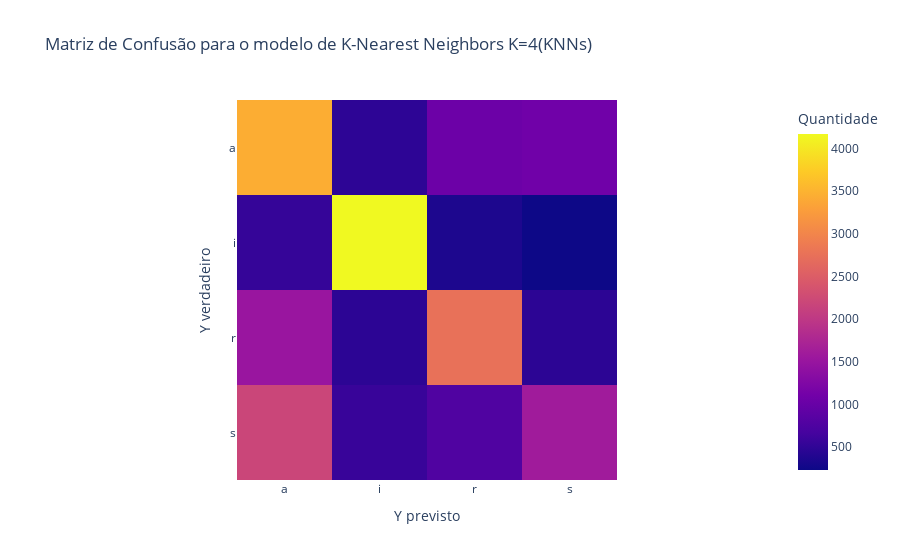

This figure's notebook cell:
### Code cell
fig = px.imshow(matriz_confusao_knn4, labels=dict(x="Y previsto", y="Y verdadeiro", color="Quantidade"),  x = ['a', 'i', 'r', 's'], y = ['a', 'i', 'r', 's'], title = 'Matriz de Confusão para o modelo de K-Nearest Neighbors K=4(KNNs)')
fig.show()

### Figure 1 — Plotly figure (JSON) as saved in the notebook; plotly's stock layout.template omitted (floating-point values rounded to 4 significant figures)
{"data": [{"coloraxis": "coloraxis", "hovertemplate": "Y previsto: %{x}<br>Y verdadeiro: %{y}<br>Quantidade: %{z}<extra></extra>", "name": "0", "type": "heatmap", "x": ["a", "i", "r", "s"], "xaxis": "x", "y": ["a", "i", "r", "s"], "yaxis": "y", "z": [[3438, 478, 1050, 1089], [536, 4169, 352, 231], [1512, 471, 2749, 471], [2187, 558, 767, 1596]]}], "layout": {"coloraxis": {"colorbar": {"title": {"text": "Quantidade"}}, "colorscale": [[0, "#0d0887"], [0.1111, "#46039f"], [0.2222, "#7201a8"], [0.3333, "#9c179e"], [0.4444, "#bd3786"], [0.5556, "#d8576b"], [0.6667, "#ed7953"], [0.7778, "#fb9f3a"], [0.8889, "#fdca26"], [1, "#f0f921"]]}, "title": {"text": "Matriz de Confusão para o modelo de K-Nearest Neighbors K=4(KNNs)"}, "xaxis": {"anchor": "y", "constrain": "domain", "domain": [0, 1], "scaleanchor": "y", "title": {"text": "Y previsto"}}, "yaxis": {"anchor": "x", "autorange": "reversed", "constrain": "domain", "domain": [0, 1], "title": {"text": "Y verdadeiro"}}}}
